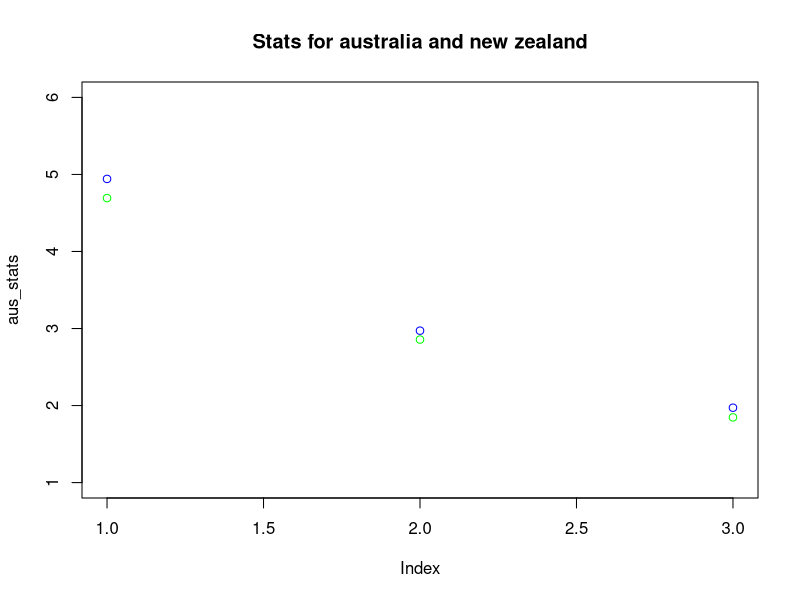

The R source for this figure:
drinks <- read.delim("tab_deline.txt")

# a
years <- unique(drinks$Year)
for (year in years) {
    year_data <- drinks[drinks$Year == year,]
    max_beer <- year_data[which.max(year_data$Beer),]
    min_wine <- year_data[which.min(year_data$Wine),]

    message("Year ", year)
    message("Max beer : ", max_beer$Country)
    message("Min wine : ", min_wine$Country)
}

# b
australia = subset(drinks, Country == "Australia")
new_zealand = subset(drinks, Country == "New Zealand")

message("Avg alcohol consumption")
message("Australia : ", mean(australia$Spirit))
message("New Zealand : ", mean(new_zealand$Spirit))

# c
message("Beer consumption in New Zealand")
subset(new_zealand, Spirit > mean(Spirit), Beer)

# d
for (year in years) {
    year_data <- subset(drinks, Year == year, c(Beer, Wine, Spirit))
    message("Year : ", year)
    print(colMeans(year_data))
}

# e
message("\nAustralia")
(aus_stats <- colMeans(australia[, 1:3]))
message("\nNew Zealand")
(nz_stats <- colMeans(new_zealand[, 1:3]))

plot(aus_stats, col = "blue", main = "Stats for australia and new zealand", ylim = c(1, 6))
points(nz_stats, col = "green")